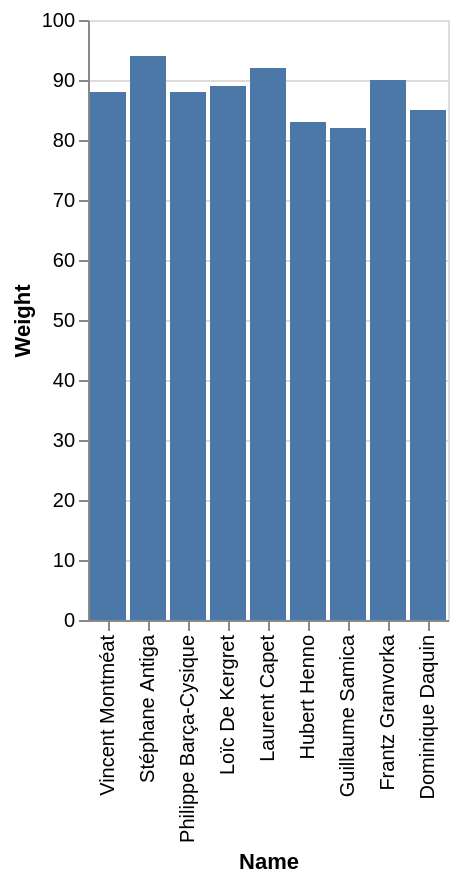

Describe this chart as a Vega-Lite specification.
### Vega-Lite specification from a JSON file in a GitHub repository (floating-point values rounded to 4 significant figures)
{"data": {"values": [{"x_data": "Vincent Montméat", "y_data": 88}, {"x_data": "Stéphane Antiga", "y_data": 94}, {"x_data": "Philippe Barça-Cysique", "y_data": 88}, {"x_data": "Loïc De Kergret", "y_data": 89}, {"x_data": "Laurent Capet", "y_data": 92}, {"x_data": "Hubert Henno", "y_data": 83}, {"x_data": "Guillaume Samica", "y_data": 82}, {"x_data": "Frantz Granvorka", "y_data": 90}, {"x_data": "Dominique Daquin", "y_data": 85}]}, "mark": "bar", "encoding": {"x": {"field": "x_data", "type": "nominal", "title": "Name", "sort": "descending"}, "y": {"field": "y_data", "type": "quantitative", "title": "Weight"}}}
